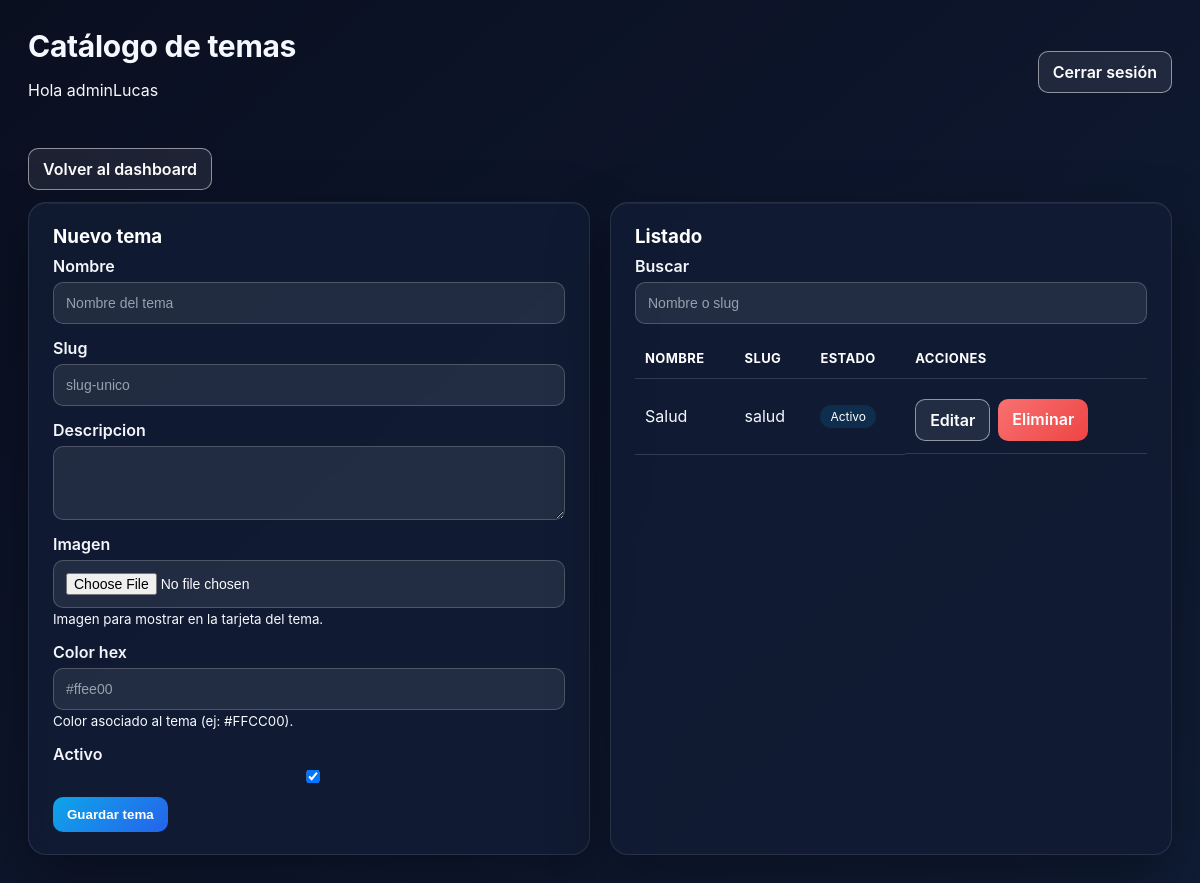
/admin-panel/topics/ (signed in), run on an earlier commit of the app's database.
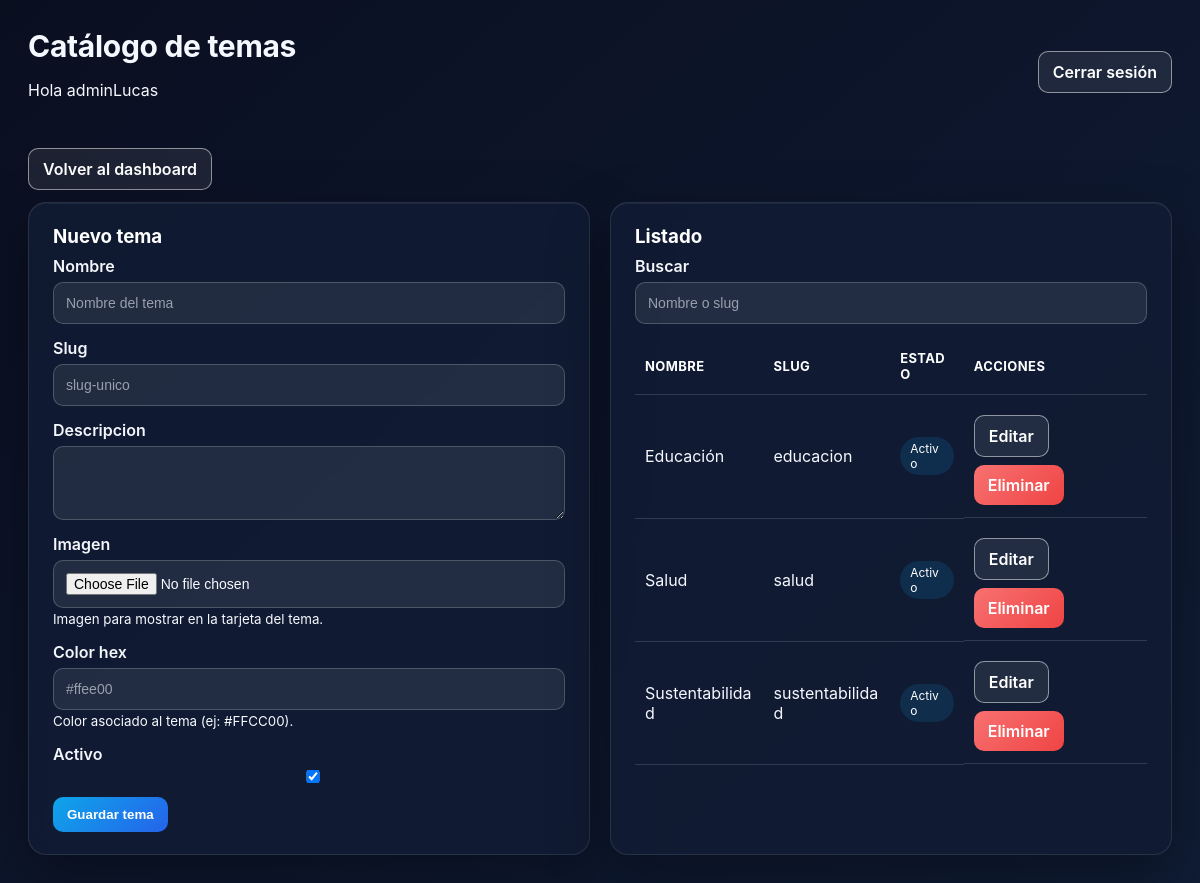
And on a later commit of the database.
### etapasJuego/models.py (models this page shows, shortened)
class Topic(models.Model):
    nombre = models.CharField(max_length=100)
    slug = models.SlugField(unique=True)
    descripcion = models.TextField(blank=True)
    imagen = models.ImageField(
        upload_to="topics/",
        blank=True,
        null=True,
        help_text="Imagen para mostrar en la tarjeta del tema.",
    )
    color_hex = models.CharField(
        max_length=7,
        blank=True,
        help_text="Color asociado al tema (ej: #FFCC00).",
    )
    activo = models.BooleanField(default=True)
    class Meta:
        verbose_name = "Tema"
        verbose_name_plural = "Temas"

### login/panel_views.py (the view)
# urls.py: path("topics/", views.admin_topics, name="topics"),
@admin_required
def admin_topics(request):
    q = request.GET.get("q", "").strip()
    topics = Topic.objects.all()
    if q:
        topics = topics.filter(Q(nombre__icontains=q) | Q(slug__icontains=q))
    topics = topics.order_by("nombre")
    form = TopicForm(request.POST or None, request=request, files=request.FILES or None)
    if request.method == "POST" and form.is_valid():
        form.save()
        messages.success(request, "Tema guardado.")
        return redirect("adminpanel:topics")
    return render(
        request,
        "login/admin/topics.html",
        {"topics": topics, "form": form, "q": q},
    )

### login/forms.py
class TopicForm(BaseStyledModelForm):
    class Meta:
        model = Topic
        fields = ["nombre", "slug", "descripcion", "imagen", "color_hex", "activo"]
        widgets = {
            "nombre": forms.TextInput(attrs={"placeholder": "Nombre del tema"}),
            "slug": forms.TextInput(attrs={"placeholder": "slug-unico"}),
            "descripcion": forms.Textarea(attrs={"rows": 3}),
            "color_hex": forms.TextInput(attrs={"placeholder": "#ffee00"}),
        }

### login/permissions.py (called while the page is built)
def is_admin(user) -> bool:
    return user.is_superuser or user.is_staff or user_has_role(user, ADMIN_GROUP)

def _role_required(check_fn, error_message):
    def decorator(view_func):
        @wraps(view_func)
        def _wrapped(request, *args, **kwargs):
            if not request.user.is_authenticated:
                return redirect("login:login")
            if not check_fn(request.user):
                messages.error(request, error_message)
                return redirect("login:login")
            return view_func(request, *args, **kwargs)
        return login_required(_wrapped)
    return decorator

### login/templates/login/admin/topics.html (shortened to what this page needs)
{% extends "login/panel_base.html" %}
{% block header_title %}Catálogo de temas{% endblock %}
{% block content %}
<div class="panel-actions-row" style="margin-bottom:12px;">
    <a class="btn-link btn-outline" href="{% url 'adminpanel:dashboard' %}">Volver al dashboard</a>
</div>
<div class="panel-grid">
    <div class="panel-card">
        <h3>Nuevo tema</h3>
        <form method="post" enctype="multipart/form-data" class="panel-form">
            {% include "login/admin/_form_fields.html" with form=form %}
            <button class="btn-link btn-primary" type="submit">Guardar tema</button>
        </form>
    </div>
    <div class="panel-card">
        <h3>Listado</h3>
        <form method="get" class="panel-form" style="margin-bottom:12px;">
            <div class="form-group">
                <label>Buscar</label>
                <input type="text" name="q" value="{{ q }}" placeholder="Nombre o slug" class="form-field">
            </div>
        </form>
        <div class="panel-table-wrapper">
            <table class="panel-table">
                <thead>
                    <tr>
                        <th>Nombre</th>
                        <th>Slug</th>
                        <th>Estado</th>
                        <th>Acciones</th>
                    </tr>
                </thead>
                <tbody>
                    {% for t in topics %}
                        <tr>
                            <td>{{ t.nombre }}</td>
                            <td>{{ t.slug }}</td>
                            <td>
                                {% if t.activo %}
                                    <span class="panel-badge">Activo</span>
                                {% else %}
                                    <span class="panel-badge" style="background:#ffe1e1;color:#8a1f1f;">Inactivo</span>
                                {% endif %}
                            </td>
                            <td class="panel-actions-row">
                                <a class="btn-link btn-outline" href="{% url 'adminpanel:topic_editar' t.id %}">Editar</a>
                                <a class="btn-link btn-danger" href="{% url 'adminpanel:topic_eliminar' t.id %}">Eliminar</a>
                            </td>
                        </tr>
                    {% empty %}
                        <tr><td colspan="4">No hay temas registrados.</td></tr>
                    {% endfor %}
                </tbody>
            </table>
        </div>
    </div>
</div>
{% endblock %}

What changed in the data, as far as the page shows it:
added Topic: nombre "Educación", slug "educacion", activo "Activo"
added Topic: nombre "Sustentabilidad", slug "sustentabilidad", activo "Activo"
